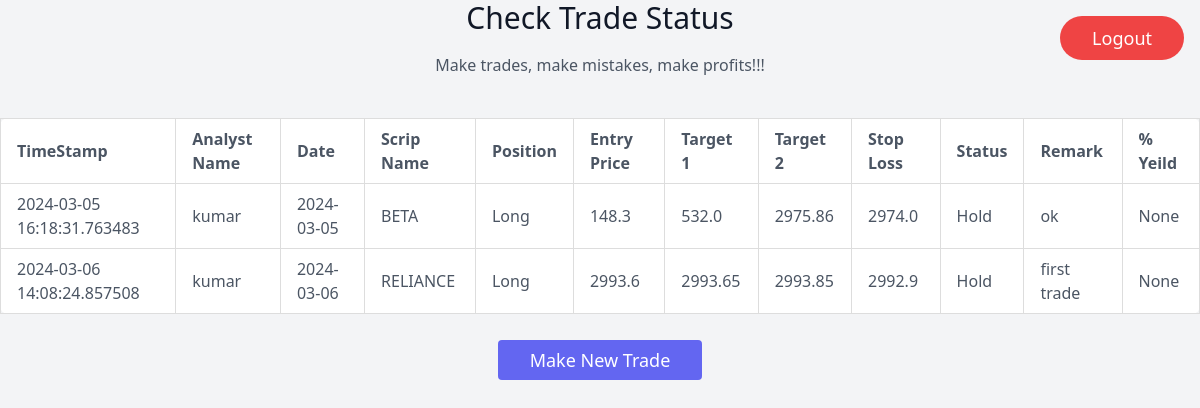
Page /trades (signed in) on the earlier database version.
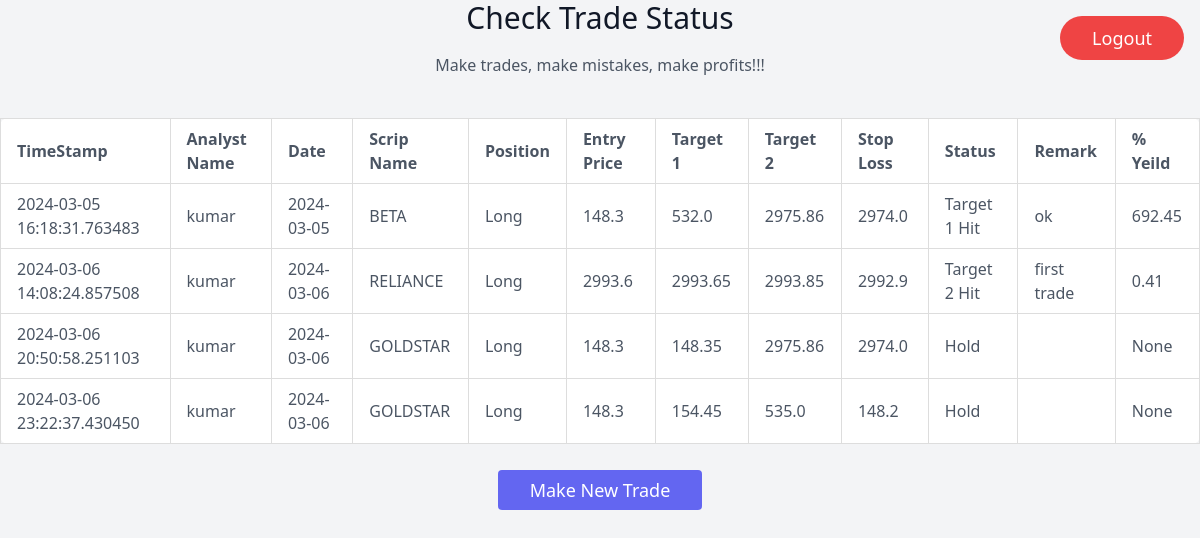
Same page on the later database version.
### models/models.py (models this page shows, shortened)
class CallBook(db.Model):
    __tablename__ = 'CallBook'
    id = db.Column(db.Integer, primary_key=True)
    TimeStamp = db.Column(db.TIMESTAMP, nullable=False)
    AnalystName = db.Column(db.String(50), nullable=False)
    Date = db.Column(db.Date, nullable=False)
    ScripName = db.Column(db.String(50), nullable=False)
    Position = db.Column(db.String(10), nullable=False)
    EntryPrice = db.Column(db.Float, nullable=False)
    Target1 = db.Column(db.Float, nullable=False)
    Target2 = db.Column(db.Float, nullable=False)
    StopLoss = db.Column(db.Float, nullable=False)
    Status = db.Column(db.String(50), nullable=False)
    GainLoss = db.Column(db.Float, nullable=True)
    Remark = db.Column(db.String(255), nullable=True)
    scrip_Code = db.Column(db.Integer, nullable=False)
    user_id = db.Column(db.Integer, db.ForeignKey('user.id'), nullable=False)
    user = db.relationship('User', backref='trades', lazy=True)

### app.py (the view)
@app.route('/trades')
def trades():
    user_id = session.get('user_id')
    if user_id is None:
        return redirect(url_for('login'))
    user = User.query.filter_by(id=user_id).first()
    decrypt_data_username = decrypt_data(user.username)
    accesstoken_current = get_valid_access_token()
    if decrypt_data_username == 'admin':
        user_trades = CallBook.query.all()
        if accesstoken_current is None:
            api_key = os.getenv("ESPRESSO_API_KEY")
            secret_key = os.getenv("ESPRESSO_SECRET_API_KEY")
            request_token = request.args.get('request_token')
            espressoApi = EspressoConnect(api_key)
            sessionEspresso = espressoApi.generate_session(request_token, secret_key)
            access_token = espressoApi.get_access_token(api_key, sessionEspresso)
            access_token = json.loads(access_token)
            token = access_token["data"]["token"]
            access_token_entry = AccessToken(accesstoken=token, TimeStamp=datetime.now())
            db.session.add(access_token_entry)
            db.session.commit()
            return render_template('trades.html',user_trades=user_trades)
        else:
            return render_template('trades.html',user_trades=user_trades)
    else:
        user_trades = CallBook.query.filter_by(user_id=user_id).all()
    return render_template('trades.html', user_trades=user_trades)

### app.py (called while the page is built)
def get_valid_access_token():
    with app.app_context():
        access_token_entry = AccessToken.query.order_by(AccessToken.TimeStamp.desc()).first()
        if access_token_entry:
            token_expiry = access_token_entry.TimeStamp + timedelta(hours=24)
            if datetime.now() < token_expiry:
                return access_token_entry.accesstoken
        return None

### encrypt.py (called while the page is built)
    def decrypt_data(encrypted_data):
        decrypted_data = cipher_suite.decrypt(encrypted_data).decode()
        return decrypted_data

### templates/trades.html (shortened to what this page needs)
<!DOCTYPE html>
<html lang="en">
<head>
    <link rel="stylesheet" href="{{ url_for('static', filename='css/trades.css') }}">
    <link href="https://unpkg.com/tailwindcss@^2.0/dist/tailwind.min.css" rel="stylesheet">
</head>
<body class="bg-gray-100">
    <section class="text-gray-600 body-font">
        <div class="text-center mb-10 px-4 md:px-0">
            <h1 class="sm:text-3xl text-2xl font-medium text-center title-font text-gray-900 mb-4">Check Trade Status</h1>
            <p class="text-base leading-relaxed xl:w-2/4 lg:w-3/4 mx-auto">Make trades, make mistakes, make profits!!!</p>
        </div>
        <div class="overflow-x-auto">
            <table class="w-full table-auto bg-white rounded-lg">
                <thead>
                    <tr>
                        <th class="px-4 py-2">TimeStamp</th>
                        <th class="px-4 py-2">Analyst Name</th>
                        <th class="px-4 py-2">Date</th>
                        <th class="px-4 py-2">Scrip Name</th>
                        <th class="px-4 py-2">Position</th>
                        <th class="px-4 py-2">Entry Price</th>
                        <th class="px-4 py-2">Target 1</th>
                        <th class="px-4 py-2">Target 2</th>
                        <th class="px-4 py-2">Stop Loss</th>
                        <th class="px-4 py-2">Status</th>
                        <th class="px-4 py-2">Remark</th>
                        <th class="px-4 py-2">% Yeild</th>
                    </tr>
                </thead>
                <tbody>
                    {% for trade in user_trades %}
                        <tr>
                            <td class="border px-4 py-2">{{ trade.TimeStamp }}</td>
                            <td class="border px-4 py-2">{{ trade.AnalystName }}</td>
                            <td class="border px-4 py-2">{{ trade.Date }}</td>
                            <td class="border px-4 py-2">{{ trade.ScripName }}</td>
                            <td class="border px-4 py-2">{{ trade.Position }}</td>
                            <td class="border px-4 py-2">{{ trade.EntryPrice }}</td>
                            <td class="border px-4 py-2">{{ trade.Target1 }}</td>
                            <td class="border px-4 py-2">{{ trade.Target2 }}</td>
                            <td class="border px-4 py-2">{{ trade.StopLoss }}</td>
                            <td class="border px-4 py-2">{{trade.Status}}</td>
                            <td class="border px-4 py-2">{{ trade.Remark }}</td>
                            <td class="border px-4 py-2">{{trade.GainLoss}}</td>
                        </tr>
                    {% endfor %}
                </tbody>
            </table>
        </div>
        <div class="text-center mt-8">
            <a href="{{ url_for('callbook') }}" class="text-white bg-indigo-500 border-0 py-2 px-8 focus:outline-none hover:bg-indigo-600 rounded text-lg">Make New Trade</a>
        </div>
        <div class="text-center mt-8">
            <a href="{{ url_for('logout') }}" class="text-white bg-red-500 border-0 py-2 px-8 focus:outline-none hover:bg-red-600 rounded-full lg:fixed lg:top-0 lg:right-0 lg:mr-4 lg:mt-4 text-lg">
                Logout
            </a>
        </div>
    </section>
</body>
</html>

### static/css/trades.css (style rules this page uses)
table { width: 100%; border-collapse: collapse; }
th, td { border: 1px solid #ddd; padding: 8px; text-align: left; }

Differences in the rows shown:
changed CallBook "BETA": Status "Hold" → "Target 1 Hit"; GainLoss "None" → "692.45"
changed CallBook "RELIANCE": Status "Hold" → "Target 2 Hit"; GainLoss "None" → "0.41"
added CallBook: TimeStamp "2024-03-06 20:50:58.251103", AnalystName "kumar", Date "2024-03-06", ScripName "GOLDSTAR", Position "Long", EntryPrice "148.3", Target1 "148.35", Target2 "2975.86", StopLoss "2974.0", Status "Hold", GainLoss "None"
added CallBook: TimeStamp "2024-03-06 23:22:37.430450", AnalystName "kumar", Date "2024-03-06", ScripName "GOLDSTAR", Position "Long", EntryPrice "148.3", Target1 "154.45", Target2 "535.0", StopLoss "148.2", Status "Hold", GainLoss "None"
